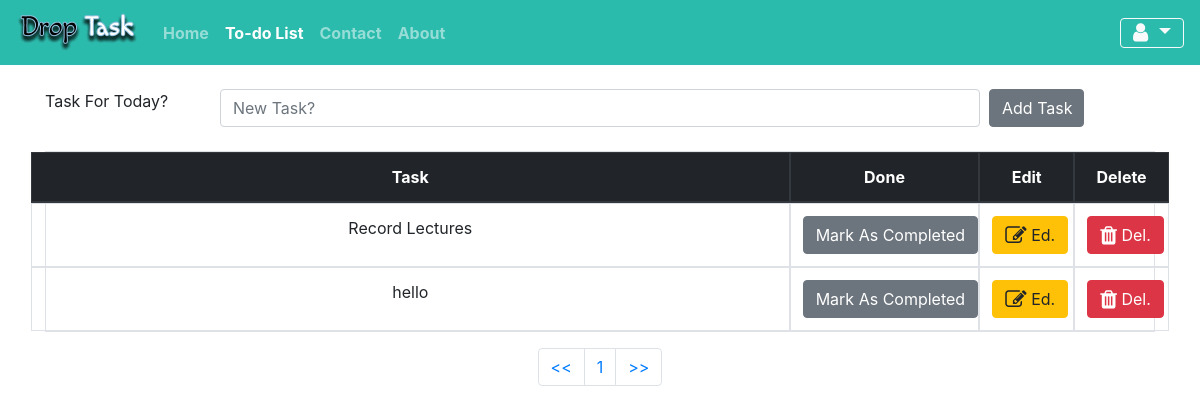
The app's page /todolist/ (signed in), older data.
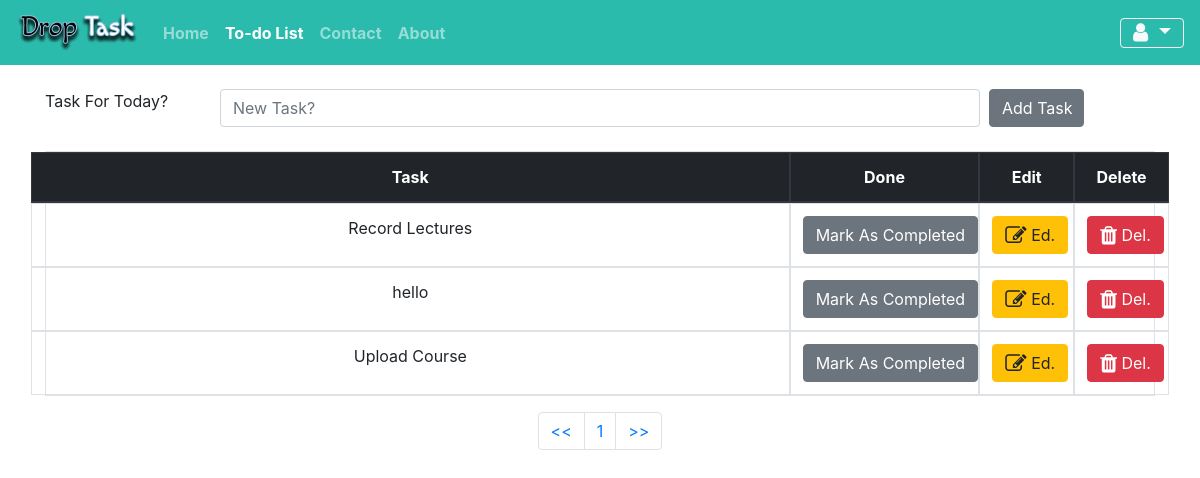
The same page, newer data.
### todolist/models.py (models this page shows, shortened)
class TaskList(models.Model):
    manager = models.ForeignKey(User, on_delete=models.CASCADE, default=None)
    task = models.CharField(max_length=300)
    done = models.BooleanField(default=False)  # By default it's not done, because i made it false

### todolist/views.py (the view)
# urls.py: path('', include('todolist.urls')),
@login_required
def todolist(request):
    if request.method == 'POST':   ## If i want add anything in db
        form = TaskForm(request.POST or None) ## If i want add anything in db
        if form.is_valid():  ## If i want add anything in db
            instance = form.save(commit=False)  ## commit=False, to access manager
            instance.manager = request.user
            instance.save()
        messages.success(request, ("Task Added Successfully"))
        return redirect('todolist')
    else:
        all_tasks = TaskList.objects.filter(manager=request.user) ## Task of logged in user only
        paginator = Paginator(all_tasks, 7)
        page = request.GET.get('pg')
        all_tasks = paginator.get_page(page)
        return render(request, 'todolist.html', {'all_tasks': all_tasks})  ## all obj

### todolist/templates/todolist.html (shortened to what this page needs)
{% extends 'base.html' %}
{% block todoactive %} active {% endblock todoactive %}
{% block content %}
<div class="container">
    <br>
<form method="POST" class="row">
    <label class="col-lg-2">Task For Today?</label>
    <input type="text" name="task" class="form-control col-lg-8" placeholder="New Task?">&nbsp;&nbsp;
    <button type="submit" class="btn btn-secondary col-lg-1">Add Task</button>
</form>
    <br>
  <table class="table table-bordered text-center">
      <thead class="thead-dark">
        <tr class="row">
          <th class="col-8">Task</th>
          <th class="col-2">Done</th>
          <th class="col-1">Edit</th>
          <th class="col-1">Delete</th>
        </tr>
      </thead>
  <tbody>
{% if all_tasks %}
  {% for obj in all_tasks %}
      {% if obj.done %}
        <tr class="table-success row">
          <td class="col-8"><del>{{ obj.task }}</del></td>
          <td class="col-2"><a class="btn btn-dark" href="{% url 'pending_task' obj.id %}">Mark As Pending</a></td>
          <td class="col-1"><a class="btn btn-warning" href="{% url 'edit_task' obj.id %}"><i class="fa fa-edit fa-lg"></i> Ed.</a></td>
          <td class="col-1"><a class="btn btn-danger" href="{% url 'delete_task' obj.id %}"><i class="fa fa-trash fa-lg"></i> Del.</a></td>
        </tr>
      {% else %}
          <tr class="row">
          <td class="col-8">{{ obj.task }}</td>
          <td class="col-2"><a class="btn btn-secondary" href="{% url 'complete_task' obj.id %}">Mark As Completed</a></td>
          <td class="col-1"><a class="btn btn-warning" href="{% url 'edit_task' obj.id %}"><i class="fa fa-edit fa-lg"></i> Ed.</a></td>
          <td class="col-1"><a class="btn btn-danger" href="{% url 'delete_task' obj.id %}"><i class="fa fa-trash fa-lg"></i> Del.</a></td>
        </tr>
      {% endif %}
  {% endfor %}
{% endif %}
  </tbody>
  </table>
<nav aria-label="Page navigation example">
  <ul class="pagination justify-content-center">
    <li class="page-item"><a class="page-link" href="?pg=1"><<</a></li>
    <li class="page-item"><a class="page-link" href="?pg={{ all_tasks.number }}">{{ all_tasks.number }}</a></li>
      <li class="page-item"><a class="page-link" href="?pg={{ all_tasks.paginator.num_pages }}">>></a></li>
  </ul>
</nav>
</div>
{% endblock %}

### templates/base.html (shortened to what this page needs)
{% load static %}
<!doctype html>
<html lang="en">
  <head>
    <link rel="stylesheet" href="https://maxcdn.bootstrapcdn.com/bootstrap/4.0.0/css/bootstrap.min.css">
    <link rel="stylesheet" href="https://cdnjs.cloudflare.com/ajax/libs/font-awesome/4.7.0/css/font-awesome.min.css">
    <nav class="navbar navbar-expand-lg navbar-dark font-weight-bold" style="background-color: #2BBBAD">
      <a class="navbar-brand" href="{% url 'home' %}"><img src="{% static 'images/logo.png' %}" alt=""></a>
      <div class="collapse navbar-collapse" id="navbarNavAltMarkup">
        <div class="navbar-nav">
          <a class="nav-item {% block homeactive %} {% endblock homeactive %} nav-link" href="{% url 'home' %}">Home <span class="sr-only">(current)</span></a>
          <a class="nav-item {% block todoactive %} {% endblock todoactive %} nav-link" href="{% url 'todolist' %}">To-do List</a>
          <a class="nav-item {% block contactactive %} {% endblock contactactive %} nav-link" href="{% url 'contact' %}">Contact</a>
          <a class="nav-item {% block aboutactive %} {% endblock aboutactive %} nav-link" href="{% url 'about' %}">About</a>
        </div>
      </div>
        {% if user.is_authenticated %}
        <div class="dropdown">
          <button class="btn border-light text-light dropdown-toggle fa fa-user fa-lg" style="background-color: #2BBBAD" type="button" data-toggle="dropdown" aria-haspopup="true">
          </button>
        </div>
        {% endif %}
    </nav>
  </head>
  <body>
  {% block content %}
  {% endblock %}
  </body>
</html>

Row changes from the older to the newer data that the page shows:
added TaskList: task "Upload Course"
